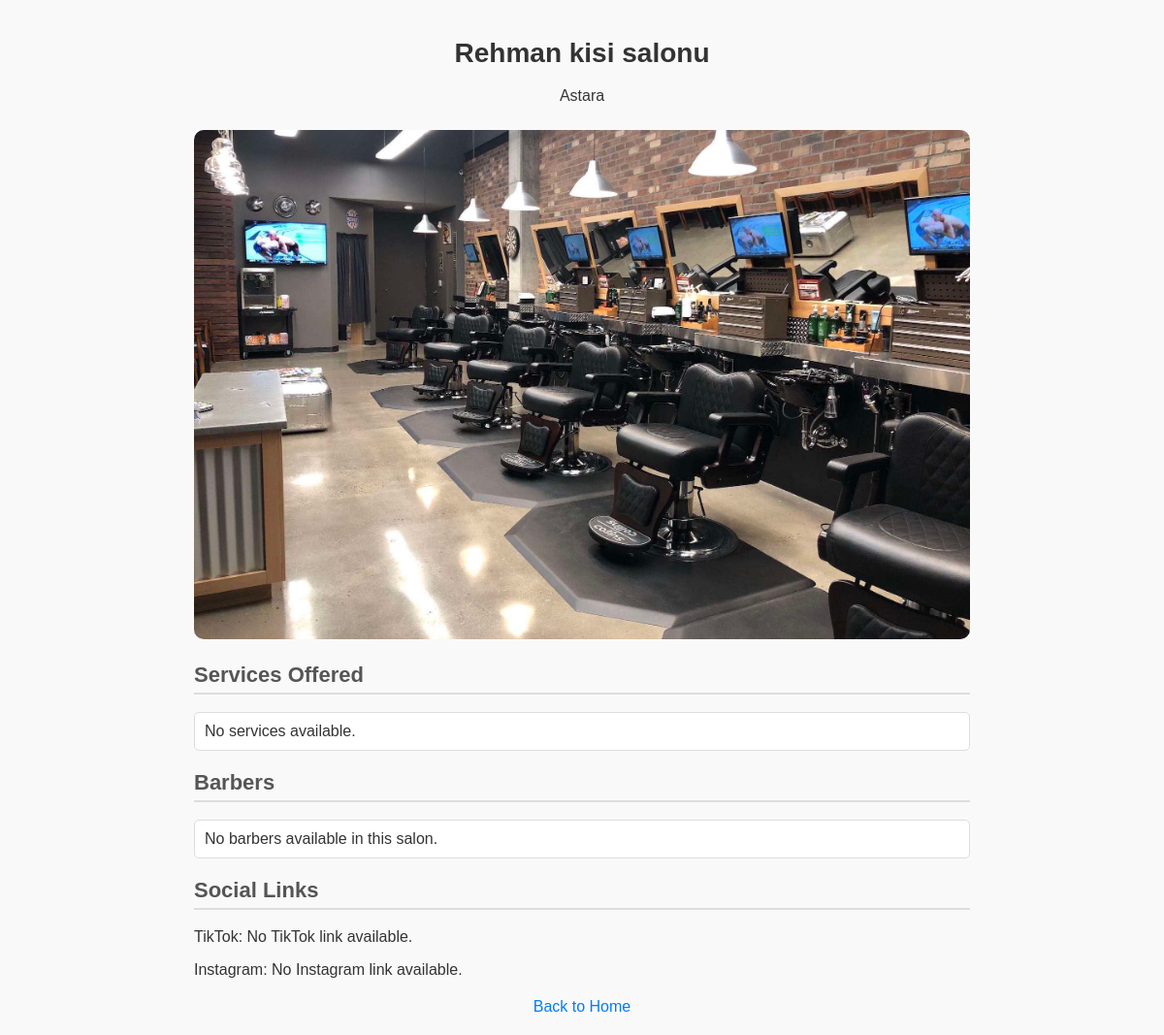
Before: /users/salons/salon/1/ (signed in) with the older database file.
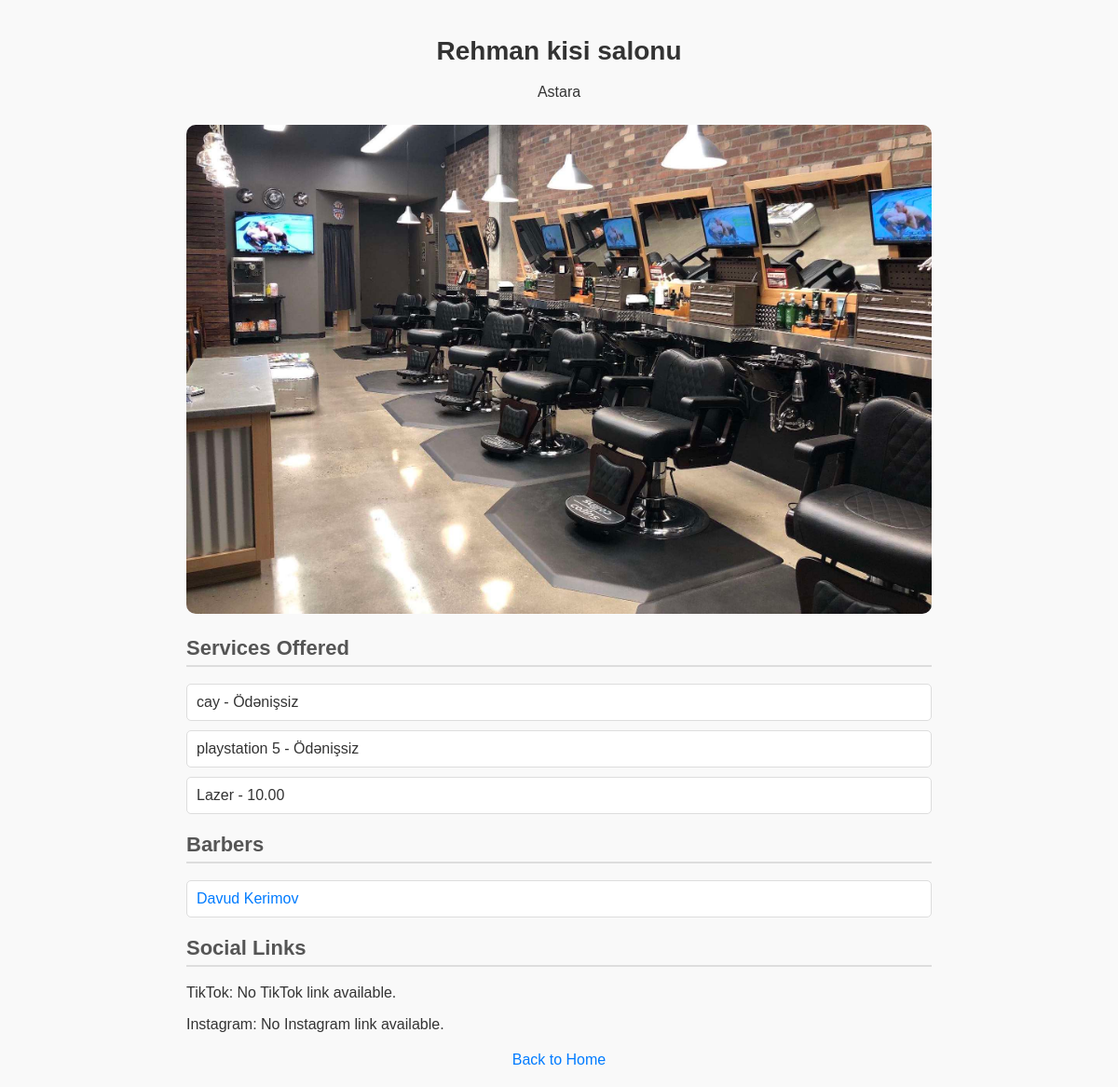
After: the same page with the newer database file.
### services/models.py (models this page shows, shortened)
class SalonServices(models.Model):
    name = models.CharField(max_length=100)
    price = models.DecimalField(max_digits=10, decimal_places=2, blank=True, null=True, default="Ödənişsiz")
    price_curency = models.ForeignKey(PriceCurency, on_delete=models.SET_NULL, null=True, blank=True)

### users/models.py (models this page shows, shortened)
class Barber(models.Model):
    user = models.ForeignKey(User, on_delete=models.CASCADE, blank=True, null=True)
    first_name = models.CharField(max_length=100)
    last_name = models.CharField(max_length=100)
    phone_number = models.CharField(max_length=20, blank=True)
    email = models.EmailField()
    address = models.CharField(max_length=255, blank=True, null=True)
    image = models.ImageField(upload_to='media/barber')
    description = models.TextField()
    services = models.ManyToManyField('services.BarberServices', related_name='barbers_list', blank=True)
    salons = models.ManyToManyField('salons.Salon', blank=True, related_name='barbers_in_salon')
    tiktok_username = models.CharField(max_length=100, blank=True, null=True)
    instagram_username = models.CharField(max_length=100, blank=True, null=True)
    password = models.CharField(max_length=128)  # Example of a password field

### users/views.py (the view)
# urls.py: path('salons/salon/<int:pk>/', views.salon_detail, name='salon_detail'),
@login_required
def salon_detail(request, pk):
    salon = get_object_or_404(Salon, pk=pk)
    services = salon.services.all()
    barbers = Barber.objects.filter(salons=salon)
    return render(request, 'users/salon_detail.html', {
        'salon': salon,
        'services': services,
        'barbers': barbers,
    })

### users/templates/users/salon_detail.html (shortened to what this page needs)
{% load static %}
<!DOCTYPE html>
<html lang="en">
<head>
    <link rel="stylesheet" href="{% static 'users/salon_detail.css' %}">
</head>
<body>
    <div class="container">
        <header>
            <h1>{{ salon.name }}</h1>
            <p>{{ salon.address }}</p>
            <img src="{{ salon.image.url }}" alt="{{ salon.name }}" class="salon-image">
        </header>
        <div class="details">
            <h2>Services Offered</h2>
            <ul>
                {% for service in services %}
                    <li>
                        {{ service.name }} -
                        {% if service.price %}
                            {{ service.price }}
                        {% else %}
                            Ödənişsiz
                        {% endif %}
                    </li>
                {% empty %}
                    <li>No services available.</li>
                {% endfor %}
            </ul>
            <h2>Barbers</h2>
            <ul>
                {% for barber in barbers %}
                    <li>
                        <a href="{% url 'barber_detail' barber.id %}">
                            {{ barber.first_name }} {{ barber.last_name }}
                        </a>
                    </li>
                {% empty %}
                    <li>No barbers available in this salon.</li>
                {% endfor %}
            </ul>
            <h2>Social Links</h2>
            <p>TikTok:
                {% if salon.tiktok_username %}
                    <a href="{{ salon.tiktok_link }}" target="_blank">{{ salon.tiktok_username }}</a>
                {% else %}
                    No TikTok link available.
                {% endif %}
            </p>
            <p>Instagram:
                {% if salon.instagram_username %}
                    <a href="{{ salon.instagram_link }}" target="_blank">{{ salon.instagram_username }}</a>
                {% else %}
                    No Instagram link available.
                {% endif %}
            </p>
        </div>
        <footer>
            <a href="{% url 'home' %}">Back to Home</a>
        </footer>
    </div>
</body>
</html>

Changed rows visible on the page:
added SalonServices: name "cay", shows "Ödənişsiz"
added SalonServices: name "playstation 5", shows "Ödənişsiz"
added SalonServices: name "Lazer", price "10.00"
now on this page (row edited): Barber: first_name "Davud", last_name "Kerimov"
Other visible differences:
text no longer shown: "No services available. No barbers available in this salon."
